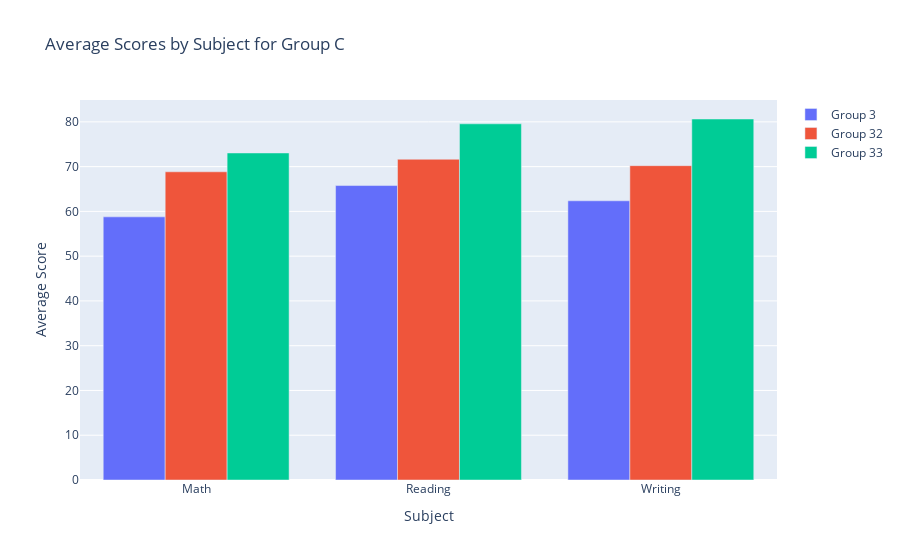

The cell this chart's notebook holds for it:
### Markdown cell above
//////////////////////////////////////////////////////////////////////////

### Code cell
subjects = ['Math', 'Reading', 'Writing']
groupc3_scores = [fil_gc3_math_avg, fil_gc3_read_avg, fil_gc3_write_avg]
groupc32_scores = [fil_gc32_math_avg, fil_gc32_read_avg, fil_gc32_write_avg]
groupc33_scores = [fil_gc33_math_avg, fil_gc33_read_avg, fil_gc33_write_avg]

# Plotly grouped bar chart with just one group for now
fig = go.Figure(data=[
    go.Bar(name='Group 3', x=subjects, y=groupc3_scores),
    go.Bar(name='Group 32', x=subjects, y=groupc32_scores),
    go.Bar(name='Group 33', x=subjects, y=groupc33_scores)
])

# Customize layout
fig.update_layout(
    title='Average Scores by Subject for Group C',
    xaxis_title='Subject',
    yaxis_title='Average Score',
    barmode='group'
)

fig.show()

### Figure 1 — Plotly figure (JSON) as saved in the notebook; plotly's stock layout.template omitted (floating-point values rounded to 4 significant figures)
{"data": [{"name": "Group 3", "type": "bar", "x": ["Math", "Reading", "Writing"], "y": [58.78, 65.78, 62.37]}, {"name": "Group 32", "type": "bar", "x": ["Math", "Reading", "Writing"], "y": [68.84, 71.65, 70.22]}, {"name": "Group 33", "type": "bar", "x": ["Math", "Reading", "Writing"], "y": [73.05, 79.56, 80.64]}], "layout": {"barmode": "group", "title": {"text": "Average Scores by Subject for Group C"}, "xaxis": {"title": {"text": "Subject"}}, "yaxis": {"title": {"text": "Average Score"}}}}
